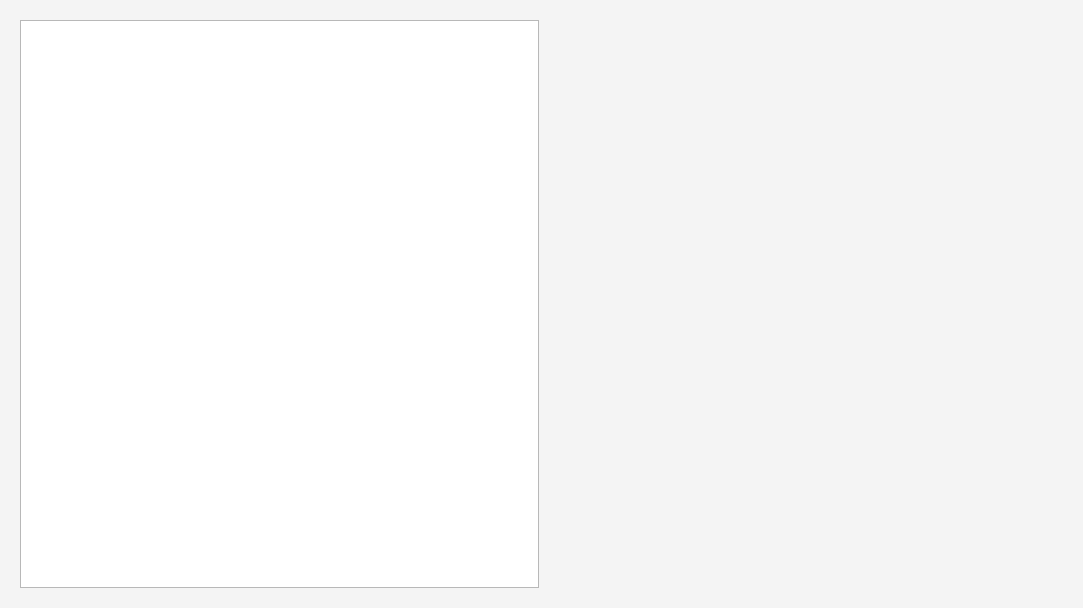
<?xml version="1.0" encoding="UTF-8"?>
<ui version="4.0">
 <class>ZillionGridPage</class>
 <widget class="QWidget" name="ZillionGridPage">
  <property name="geometry">
   <rect>
    <x>0</x>
    <y>0</y>
    <width>1083</width>
    <height>608</height>
   </rect>
  </property>
  <property name="windowTitle">
   <string>Form</string>
  </property>
  <layout class="QVBoxLayout" name="verticalLayout">
   <property name="leftMargin">
    <number>0</number>
   </property>
   <property name="topMargin">
    <number>0</number>
   </property>
   <property name="rightMargin">
    <number>0</number>
   </property>
   <property name="bottomMargin">
    <number>0</number>
   </property>
   <item>
    <widget class="QWidget" name="widget" native="true">
     <property name="styleSheet">
      <string notr="true">QWidget#widget{background-color:#4dffffff;border:none;}</string>
     </property>
     <layout class="QVBoxLayout" name="verticalLayout_2">
      <property name="leftMargin">
       <number>20</number>
      </property>
      <property name="topMargin">
       <number>20</number>
      </property>
      <property name="rightMargin">
       <number>20</number>
      </property>
      <property name="bottomMargin">
       <number>20</number>
      </property>
      <item>
       <layout class="QHBoxLayout" name="horizontalLayout">
        <item>
         <widget class="QTableWidget" name="tableWidget">
          <property name="sizePolicy">
           <sizepolicy hsizetype="Preferred" vsizetype="Preferred">
            <horstretch>0</horstretch>
            <verstretch>0</verstretch>
           </sizepolicy>
          </property>
          <property name="minimumSize">
           <size>
            <width>0</width>
            <height>0</height>
           </size>
          </property>
         </widget>
        </item>
        <item>
         <layout class="QVBoxLayout" name="verticalLayout_3">
          <item>
           <widget class="QLabel" name="label">
            <property name="text">
             <string/>
            </property>
            <property name="pixmap">
             <pixmap resource="../bitcoin.qrc">:/images/res/images/map.png</pixmap>
            </property>
            <property name="scaledContents">
             <bool>true</bool>
            </property>
           </widget>
          </item>
          <item>
           <spacer name="verticalSpacer">
            <property name="orientation">
             <enum>Qt::Vertical</enum>
            </property>
            <property name="sizeHint" stdset="0">
             <size>
              <width>20</width>
              <height>40</height>
             </size>
            </property>
           </spacer>
          </item>
         </layout>
        </item>
       </layout>
      </item>
     </layout>
    </widget>
   </item>
  </layout>
 </widget>
 <resources>
  <include location="../bitcoin.qrc"/>
 </resources>
 <connections/>
</ui>
